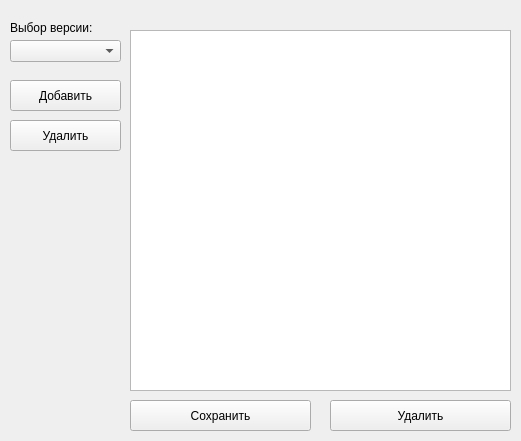
<?xml version="1.0" encoding="UTF-8"?>
<ui version="4.0">
 <class>Form</class>
 <widget class="QWidget" name="Form">
  <property name="geometry">
   <rect>
    <x>0</x>
    <y>0</y>
    <width>521</width>
    <height>441</height>
   </rect>
  </property>
  <property name="sizePolicy">
   <sizepolicy hsizetype="Fixed" vsizetype="Fixed">
    <horstretch>0</horstretch>
    <verstretch>0</verstretch>
   </sizepolicy>
  </property>
  <property name="minimumSize">
   <size>
    <width>521</width>
    <height>441</height>
   </size>
  </property>
  <property name="maximumSize">
   <size>
    <width>521</width>
    <height>441</height>
   </size>
  </property>
  <property name="windowTitle">
   <string>Form</string>
  </property>
  <widget class="QPushButton" name="btn_open_add">
   <property name="geometry">
    <rect>
     <x>10</x>
     <y>80</y>
     <width>111</width>
     <height>31</height>
    </rect>
   </property>
   <property name="text">
    <string>Добавить</string>
   </property>
   <property name="shortcut">
    <string/>
   </property>
  </widget>
  <widget class="QPushButton" name="btn_delete">
   <property name="geometry">
    <rect>
     <x>10</x>
     <y>120</y>
     <width>111</width>
     <height>31</height>
    </rect>
   </property>
   <property name="text">
    <string>Удалить</string>
   </property>
  </widget>
  <widget class="QPushButton" name="pushButton_save">
   <property name="geometry">
    <rect>
     <x>130</x>
     <y>400</y>
     <width>181</width>
     <height>31</height>
    </rect>
   </property>
   <property name="text">
    <string>Сохранить</string>
   </property>
  </widget>
  <widget class="QPushButton" name="pushButton_delete_version">
   <property name="geometry">
    <rect>
     <x>330</x>
     <y>400</y>
     <width>181</width>
     <height>31</height>
    </rect>
   </property>
   <property name="text">
    <string>Удалить</string>
   </property>
  </widget>
  <widget class="QLabel" name="label">
   <property name="geometry">
    <rect>
     <x>10</x>
     <y>20</y>
     <width>111</width>
     <height>16</height>
    </rect>
   </property>
   <property name="text">
    <string>Выбор версии:</string>
   </property>
  </widget>
  <widget class="QListWidget" name="listWidget">
   <property name="geometry">
    <rect>
     <x>130</x>
     <y>30</y>
     <width>381</width>
     <height>361</height>
    </rect>
   </property>
  </widget>
  <widget class="QComboBox" name="comboBox">
   <property name="geometry">
    <rect>
     <x>10</x>
     <y>40</y>
     <width>111</width>
     <height>22</height>
    </rect>
   </property>
  </widget>
 </widget>
 <resources/>
 <connections/>
</ui>
